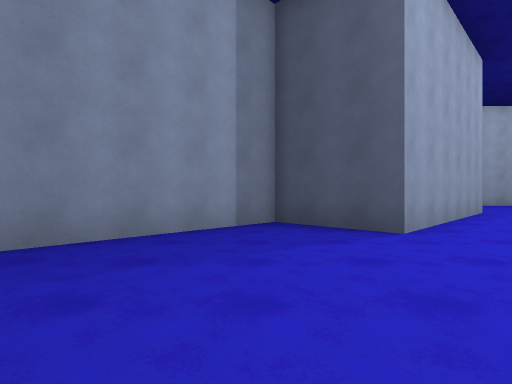
[1] (above)

20 first-person views from a walk through a Unity game level. The camera is 1.2 m above the floor, looks level and sees 80° across. The floor is counted in squares, 2 m on a side. Each view is taken from the middle of a square. On the plan, view 1 faces up. The plan holds only what a view shows up to about 9 squares ahead; the rest is blank. The player character is not drawn.

[2]
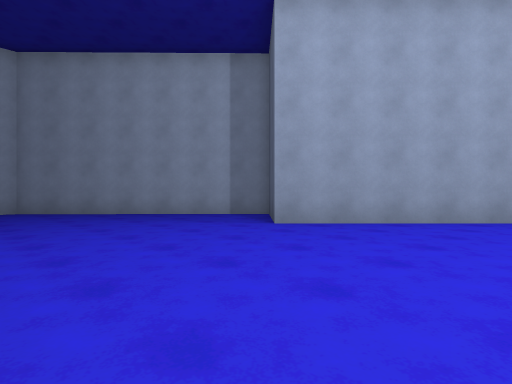

[3]
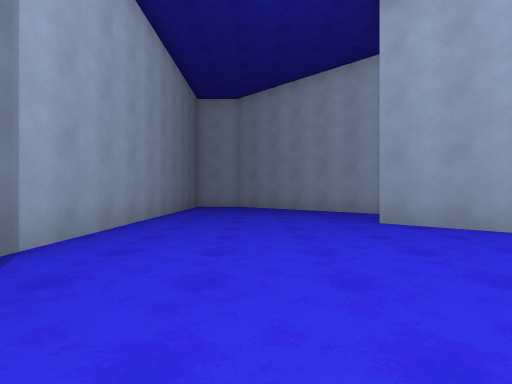

[4]
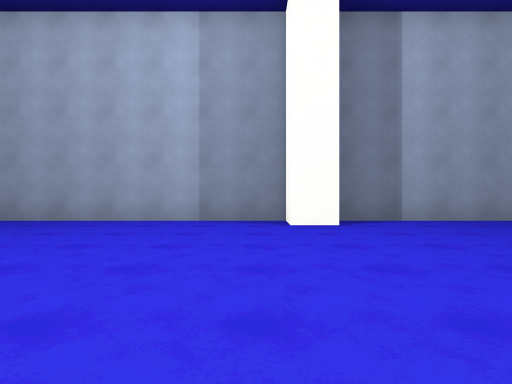

[5]
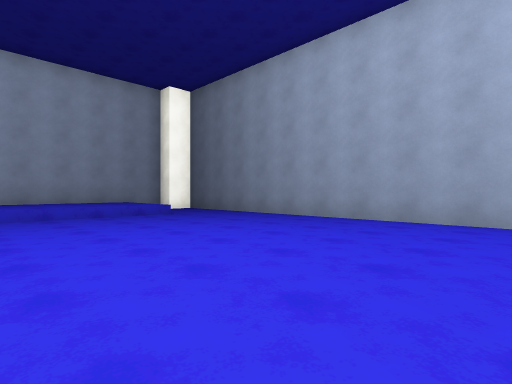

[6]
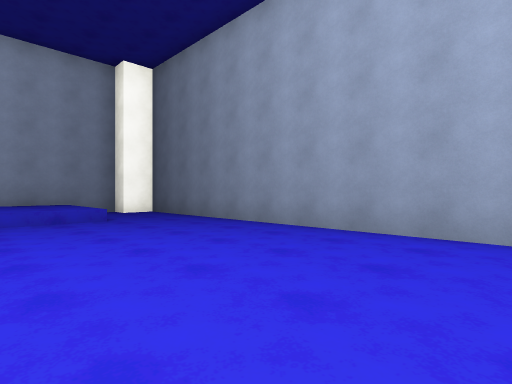

[7]
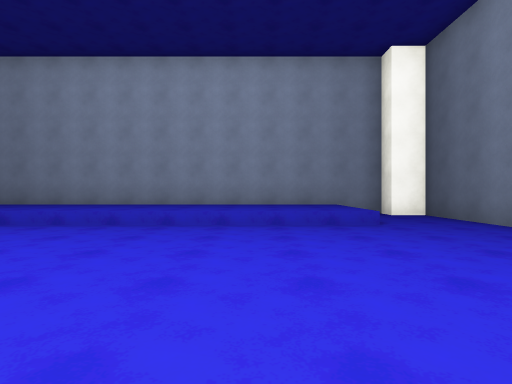

[8]
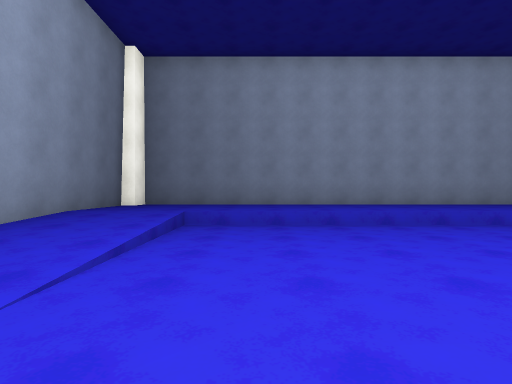

[9]
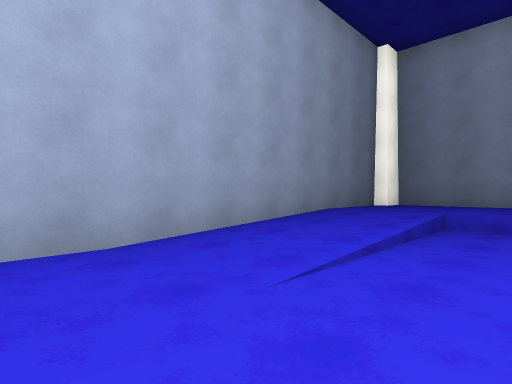

[10]
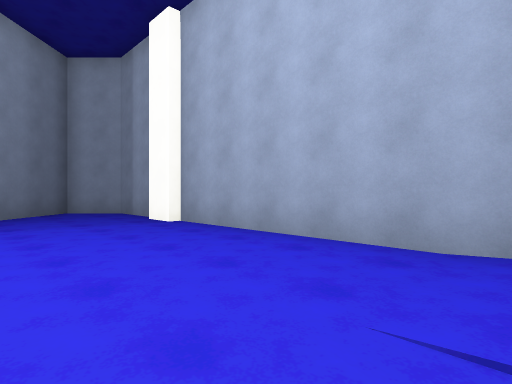

[11]
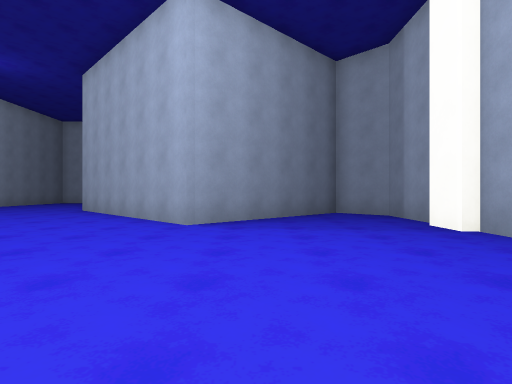

[12]
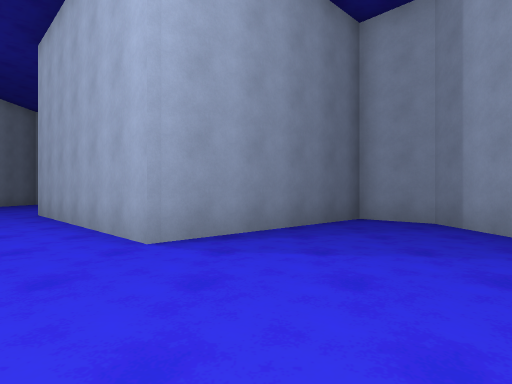

[13]
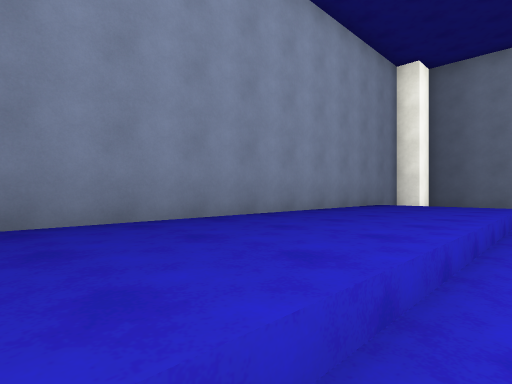

[14]
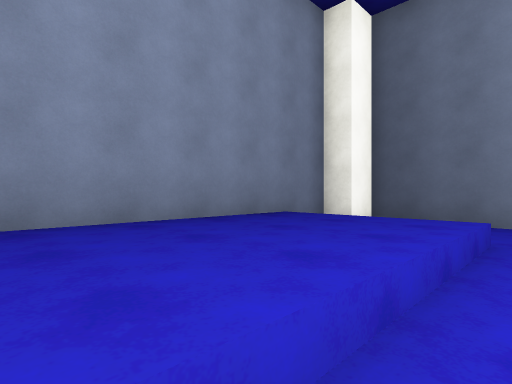

[15]
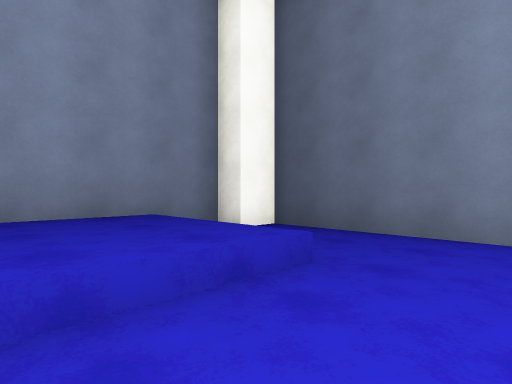

[16]
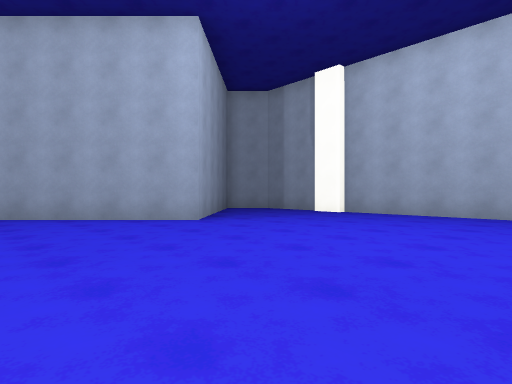

[17]
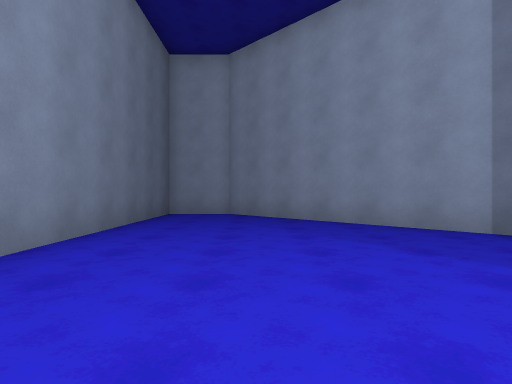

[18]
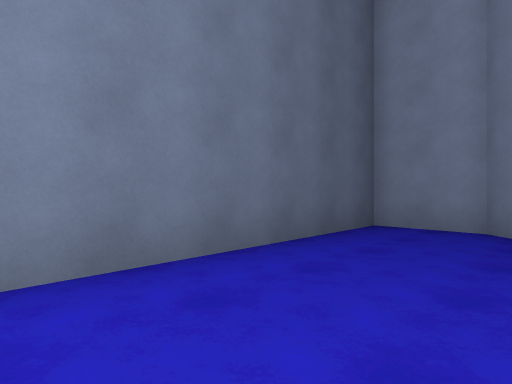

[19]
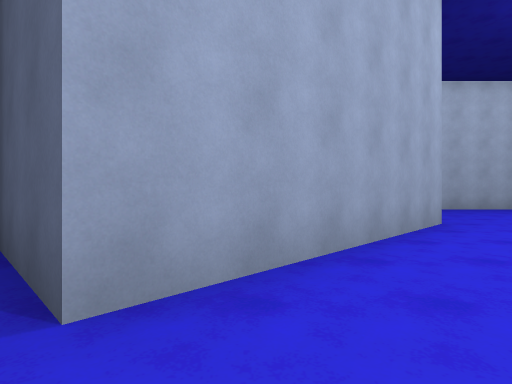

[20]
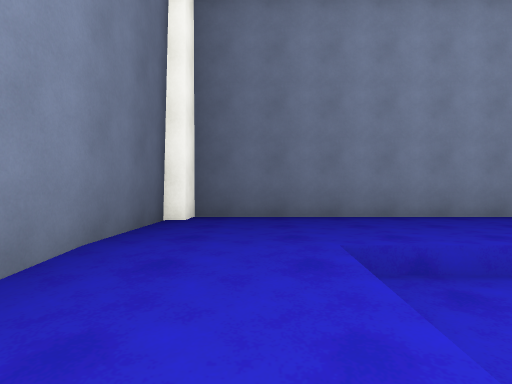

### Floor plan
Key: @ floor where view 1 was taken; # wall or solid block; . main floor; : floor 0.25 m higher than the main floor; + floor 0.5 m higher than the main floor.
Columns run from 5 left of view 1 to 20 right of it. Each row starts with its distance up from view 1.
 14          #################
 13         ##.........::++++#
 12         #..........::++++#
 11         ##............+++#
 10          ##...........+++#
  9           ##..........+++#
  8          ##...........+++#
  7         ##............+++#
  6     #####.............+++#
  5    ##..#..............+++#
  4   ##..................+++#
  3  ##...................+++#
  2 ##....................+++#
  1 #........................#
  0 #....@......#...........##
 -1 #########################

Where each view was taken, in squares from view 1:
view 1: 0 up, 0 right, facing up
view 2: 0 up, 6 right, facing up-left
view 3: 2 up, 8 right, facing left
view 4: 6 up, 8 right, facing down
view 5: 6 up, 9 right, facing down-right
view 6: 4 up, 10 right, facing down-right
view 7: 4 up, 11 right, facing right
view 8: 10 up, 11 right, facing right
view 9: 10 up, 11 right, facing up-right
view 10: 10 up, 13 right, facing up-left
view 11: 10 up, 12 right, facing left
view 12: 10 up, 10 right, facing left
view 13: 10 up, 16 right, facing down-right
view 14: 6 up, 16 right, facing down-right
view 15: 4 up, 15 right, facing down-right
view 16: 5 up, 12 right, facing up-left
view 17: 2 up, 4 right, facing left
view 18: 2 up, 1 right, facing down-left
view 19: 3 up, 3 right, facing up
view 20: 12 up, 14 right, facing right
